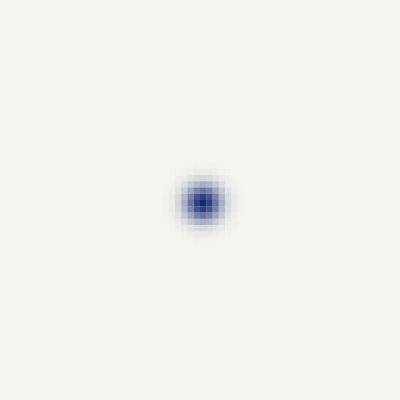
Frame 1 (no input)
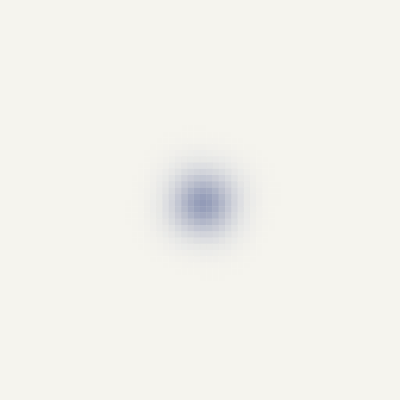
Frame 60 (no input)
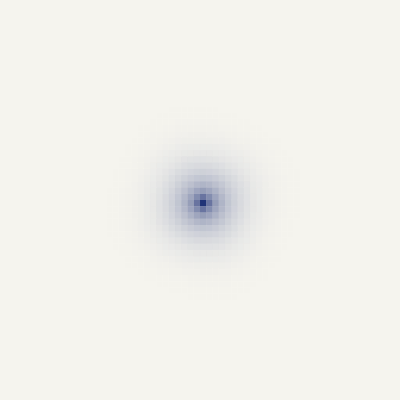
Frame 120 (the mouse pressed at the canvas centre since frame 60)

The p5.js sketch that drew these frames (run headless with seeded random() and noise() and a simulated clock; from frame 60 on, the mouse is pressed at the canvas centre):

// p5.js sketch
// ── sketch.js
function setup() {
  createCanvas(400, 400);
  cellSize = width / n;
  
  for (let i = 0; i < n; i++) {
    cells[i] = [];
    nextCells[i] = [];
    for (let j = 0; j < n; j++) {
      // blob of density near the center and gentle velocity
      let dx = i - n / 2;
      let dy = j - n / 2;
      let d = exp(-(dx * dx + dy * dy) / 6.0);
      let vx = -dy * .08;
      let vy = dx * .08;
      cells[i][j] = new Cell(i, j, d, vx, vy, 0.1);
      nextCells[i][j] = new Cell(i, j, d, vx, vy, 0.1);
    }
  }
}

function draw() {
  background(245, 244, 238);
  
  // little dye where the mouse moves
  if (mouseIsPressed) {
    let mi = floor(mouseX / cellSize);
    let mj = floor(mouseY / cellSize);
    if (mi > 0 && mi < n - 1 && mj > 0 && mj < n - 1) {
      cells[mi][mj].d = min(1, cells[mi][mj].d + 0.4);
      cells[mi][mj].vel.add((mouseX - pmouseX) * 0.05, (mouseY - pmouseY) * 0.05);
    }
  }

  // 1. diffuse density using previous-frame values
  for (let i = 1; i < n - 1; i++) {
    for (let j = 1; j < n - 1; j++) {
      let s =
        (cells[i - 1][j].d +
          cells[i + 1][j].d +
          cells[i][j + 1].d +
          cells[i][j - 1].d) / 4;
      let k = 0.25;
      nextCells[i][j].d = cells[i][j].diffuse(s, k);
    }
  }
  swapGrids();

  // 2. advect density along velocity field
  for (let i = 1; i < n - 1; i++) {
    for (let j = 1; j < n - 1; j++) {
      nextCells[i][j].d = cells[i][j].advect(cells);
    }
  }
  swapGrids();

  // 3. clear divergence on velocity field
  for (let i = 1; i < n - 1; i++) {
    for (let j = 1; j < n - 1; j++) {
      cells[i][j].clear_divergence(cells);
    }
  }

  // render density
  noStroke();
  for (let i = 0; i < n; i++) {
    for (let j = 0; j < n; j++) {
      let d = constrain(cells[i][j].d, 0, 1);
      let alpha = pow(d, 0.75) * 255;
      fill(16, 36, 110, alpha);
      rect(i * cellSize, j * cellSize, cellSize, cellSize);
  }
  }
}

function swapGrids() {
  let temp = cells;
  cells = nextCells;
  nextCells = temp;
}
// ── fluid.js
let n = 64;
let cellSize;
let cells = [];
let nextCells = [];

class Cell {
  constructor(i, j, d, vx = 0.1, vy = 0.1, dt = 0.1) {
    this.i = i;
    this.j = j;
    this.pos = createVector(i, j);
    this.vel = createVector(vx, vy);
    this.d = d;
    this.p = 0;
    this.dt = dt;
  }

  diffuse(s, k) {
    return (this.d + k * s) / (1 + k);
  }

  lerpVal(a, b, t) {
    return a + t * (b - a);
  }

  advect(grid) {
    let backX = constrain(this.i - this.vel.x * this.dt, 0, n - 1.001);
    let backY = constrain(this.j - this.vel.y * this.dt, 0, n - 1.001);

    let i0 = floor(backX);
    let j0 = floor(backY);
    let i1 = i0 + 1;
    let j1 = j0 + 1;

    let tx = backX - i0;
    let ty = backY - j0;

    let z1 = this.lerpVal(grid[i0][j0].d, grid[i1][j0].d, tx);
    let z2 = this.lerpVal(grid[i0][j1].d, grid[i1][j1].d, tx);

    return this.lerpVal(z1, z2, ty);
  }

  clear_divergence(grid) {
    let i = this.i;
    let j = this.j;

    // Velocity divergence: (du/dx + dv/dy) / 2
    let div =
      0.5 *
      (grid[i + 1][j].vel.x -
        grid[i - 1][j].vel.x +
        grid[i][j + 1].vel.y -
        grid[i][j - 1].vel.y);

    // Jacobi pressure update
    this.p =
      (grid[i - 1][j].p +
        grid[i + 1][j].p +
        grid[i][j - 1].p +
        grid[i][j + 1].p -
        div) / 4;

    // Subtract pressure gradient to make velocity divergence-free
    this.vel.x -= 0.5 * (grid[i + 1][j].p - grid[i - 1][j].p);
    this.vel.y -= 0.5 * (grid[i][j + 1].p - grid[i][j - 1].p);
  }
}
